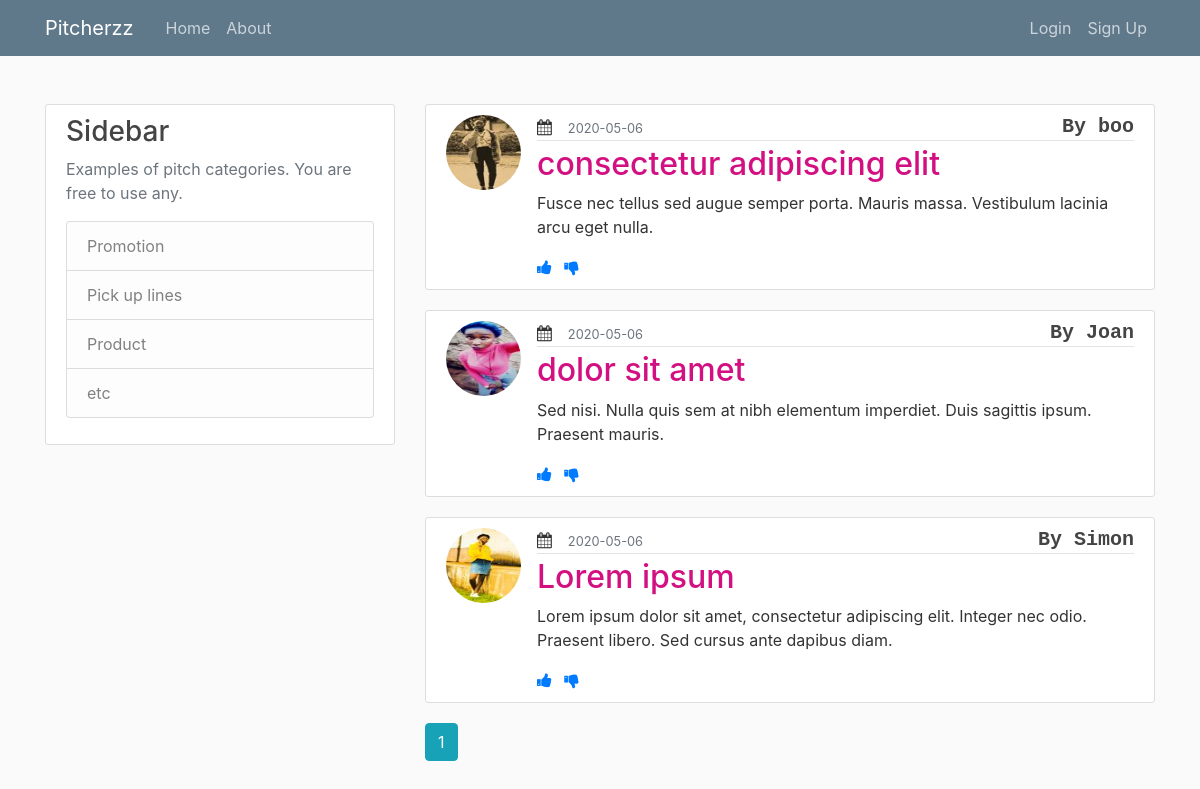
Page /home on the earlier database version.
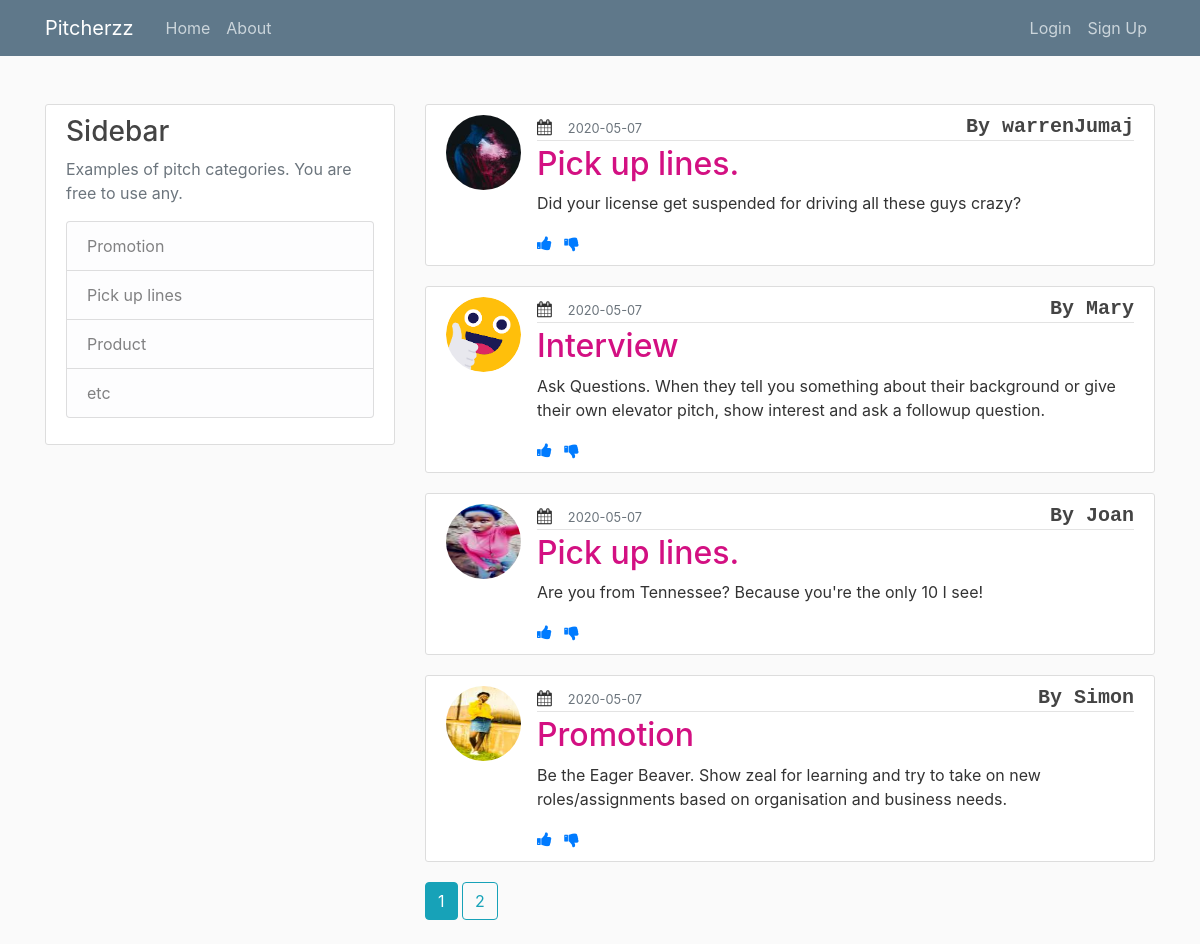
Same page on the later database version.
### pitches/models.py (models this page shows, shortened)
class Pitch(db.Model):
    id = db.Column(db.Integer, primary_key=True)
    category = db.Column(db.String(100), nullable=False)
    date_posted = db.Column(db.DateTime, nullable=False, default=datetime.utcnow)
    content = db.Column(db.Text, nullable=False)
    user_id = db.Column(db.Integer, db.ForeignKey('user.id'), nullable=False)

class User(db.Model, UserMixin):
    id = db.Column(db.Integer, primary_key=True)
    username = db.Column(db.String(20), unique=True, nullable=False)
    email = db.Column(db.String(120), unique=True, nullable=False)
    image_file = db.Column(db.String(20), nullable=False, default='default.jpg')
    password = db.Column(db.String(60), nullable=False)
    pitches = db.relationship('Pitch', backref='author', lazy=True)

### pitches/main/routes.py (the view)
@main.route("/")
@main.route("/home")
def home():
    page = request.args.get('page', 1, type=int)
    pitches = Pitch.query.order_by(Pitch.date_posted.desc()).paginate(page=page, per_page=4)
    return render_template('home.html', pitches=pitches)

### pitches/templates/home.html
{% extends 'layout.html' %}
{% block content %}
    {% for pitch in pitches.items %}
    <article class="media content-section">
      <a href="{{ url_for('users.user_pitches', username=pitch.author.username) }}"><img class="rounded-circle article-img" src="{{ url_for('static', filename='profile_pics/' + pitch.author.image_file) }}"></a>
      <div class="media-body">
        <div class="article-metadata">
          <i class="fa fa-calendar" aria-hidden="true"></i><small class="text-muted ml-3">{{ pitch.date_posted.strftime('%Y-%m-%d') }}</small>
          <h5 class="pull-right" style="font-weight: 600; font-family: monospace;">By {{ pitch.author.username }}</h5>
        </div>
        <h2><a class="article-title" href="{{ url_for('pitchess.pitch', pitch_id=pitch.id) }}">{{ pitch.category }}</a></h2>
        <p class="article-content">{{ pitch.content }}</p>
        <a href="#"><i class="fa fa-thumbs-up" aria-hidden="true"></i></a>
        <a href="#"><i class="fa fa-thumbs-down ml-2" aria-hidden="true"></i></a>
      </div>
    </article>
    {% endfor %}
    {% for page_num in pitches.iter_pages(left_edge=1, right_edge=1, left_current=1, right_current=2) %}
      {% if page_num %}
        {% if pitches.page == page_num %}
          <a class="btn btn-info mb-4" href="{{ url_for('main.home', page=page_num) }}">{{ page_num }}</a>
        {% else %}
          <a class="btn btn-outline-info mb-4" href="{{ url_for('main.home', page=page_num) }}">{{ page_num }}</a>
        {% endif %}
      {% else %}
        ...
      {% endif %}
    {% endfor %}
{% endblock content %}

### pitches/templates/layout.html (shortened to what this page needs)
<!DOCTYPE html>
<html>
    <head>
        <link rel="stylesheet" href="https://maxcdn.bootstrapcdn.com/bootstrap/4.0.0/css/bootstrap.min.css">
        <link rel="stylesheet" type="text/css" href="{{ url_for('static', filename='main.css') }}">
        <link href="https://stackpath.bootstrapcdn.com/font-awesome/4.7.0/css/font-awesome.min.css" rel="stylesheet">
    </head>
    <body>
        <header class="site-header">
            <nav class="navbar navbar-expand-md navbar-dark bg-steel fixed-top">
              <div class="container">
                <a class="navbar-brand mr-4" href="/">Pitcherzz</a>
                <div class="collapse navbar-collapse" id="navbarToggle">
                  <div class="navbar-nav mr-auto">
                    <a class="nav-item nav-link" href="{{ url_for('main.home') }}">Home</a>
                    <a class="nav-item nav-link" href="{{ url_for('main.about') }}">About</a>
                  </div>
                  <div class="navbar-nav">
                    {% if current_user.is_authenticated %}
                      <a class="nav-item nav-link" href="{{ url_for('pitchess.new_pitch') }}">New Pitch</a>
                      <a class="nav-item nav-link" href="{{ url_for('users.account') }}">Account</a>
                      <a class="nav-item nav-link" href="{{ url_for('users.logout') }}">Logout</a>
                    {% else %}
                      <a class="nav-item nav-link" href="{{ url_for('users.login') }}">Login</a>
                      <a class="nav-item nav-link" href="{{ url_for('users.signup') }}">Sign Up</a>
                    {% endif %}
                  </div>
                </div>
              </div>
            </nav>
          </header>
        <br>
        <main role="main" class="container">
            <div class="row">
                <div class="col-md-4">
                    <div class="content-section">
                        <h3>Sidebar</h3>
                        <p class='text-muted'>Examples of pitch categories. You are free to use any.
                          <ul class="list-group">
                            <li class="list-group-item list-group-item-light">Promotion</li>
                            <li class="list-group-item list-group-item-light">Pick up lines</li>
                            <li class="list-group-item list-group-item-light">Product</li>
                            <li class="list-group-item list-group-item-light">etc</li>
                          </ul>
                        </p>
                      </div>
                </div>
                <div class="col-md-8">
                    {% block content %}{% endblock %}
                </div>
            </div>
        </main>
    </body>
</html>

### pitches/static/main.css (style rules this page uses)
body { background: #fafafa; color: #333333; margin-top: 5rem; }
h1, h2, h3, h4, h5, h6 { color: #444444; }
.bg-steel { background-color: #5f788a; }
.site-header .navbar-nav .nav-link { color: #cbd5db; }
.content-section { background: #ffffff; padding: 10px 20px; border: 1px solid #dddddd; border-radius: 3px; margin-bottom: 20px; }
.article-title { color: #d31082; }
.article-content { white-space: pre-line; }
.article-img { height: 75px; width: 75px; margin-right: 16px; }
.article-metadata { padding-bottom: 1px; margin-bottom: 4px; border-bottom: 1px solid #e3e3e3 }

Differences in the rows shown:
removed Pitch: image_file (picture), date_posted "2020-05-06", author.username "boo", category "consectetur adipiscing elit", content "Fusce nec tellus sed augue semper porta. Mauris massa. Vestibulum lacinia arcu eget nulla."
removed Pitch: image_file (picture), date_posted "2020-05-06", author.username "Joan", category "dolor sit amet", content "Sed nisi. Nulla quis sem at nibh elementum imperdiet. Duis sagittis ipsum. Praesent mauris."
no longer on this page (row edited): Pitch: image_file (picture), date_posted "2020-05-06", author.username "Simon", category "Lorem ipsum", content "Lorem ipsum dolor sit amet, consectetur adipiscing elit. Integer nec odio. Praesent libero. Sed cursus ante dapibus diam."
added Pitch: image_file (picture), date_posted "2020-05-07", author.username "warrenJumaj", category "Pick up lines.", content "Did your license get suspended for driving all these guys crazy?"
added Pitch: image_file (placeholder picture), date_posted "2020-05-07", author.username "Mary", category "Interview", content "Ask Questions. When they tell you something about their background or give their own elevator pitch, show interest and ask a followup question."
added Pitch: image_file (picture), date_posted "2020-05-07", author.username "Joan", category "Pick up lines.", content "Are you from Tennessee? Because you're the only 10 I see!"
added Pitch: image_file (picture), date_posted "2020-05-07", author.username "Simon", category "Promotion", content "Be the Eager Beaver. Show zeal for learning and try to take on new roles/assignments based on organisation and business needs."
Other differences:
new list line: "2"
